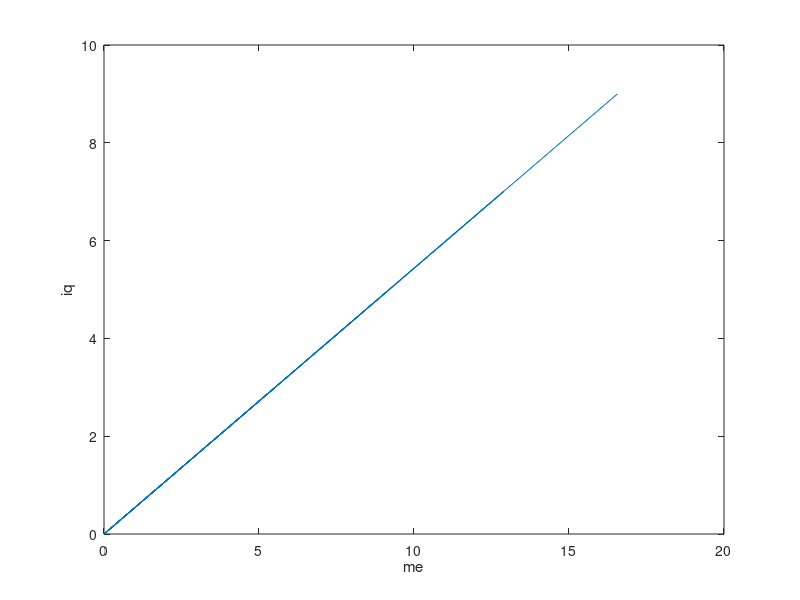

This chart was generated by the following MATLAB code:
% AMR 12-52 Calcul vectorial

i=6.5; %[A] - valoare de varf
r=6.6; %[ohm]
u=r*i; %[V] - valoare de varf
Ls=12; %[mH] - in Flux 2D am obtinut 13 [mH]

ke=2; %[Vs/rad] - constanta tensiunii electromotoare induse in infasurarea statorului 
kt=2; %[Vs/rad] - constanta de cuplu

p=14; %[perechi de poli]
% Tr_max = 12; [Nm]

%%%%%%%%%%%%%%%%%%%%%%%%%%%%%%%%%%%%%%%%%%%%%%%%%%%%%%%%%%%%%%%%%%%%%%%%%%%%%%%%%%%%%%%%%%%%%%%%%%
%  FROM ELMO   ---   SERVO MOTOR EFFICIENCY

% EX. ::  Motor ::  ke = 42.5 [V/KRPM];
%                   Tr = 40 [Nm];
%                   n = 1000 [rpm];
%         Drive ::  VDC = 73 [V];
%                   Imotor = 80[A];
%         Drives electrocal output power:   =  [sqrt(3)/2] * Imotor * VDC = 5022 [W];
%         Motor output mechanical power:    =   Tr * OMEGA = 4188 [W];
%
%       OBS|| The heat dissipation efficiency of the motor is  4188/5022 = 83[%]
%
%       The G-TWI80/80 delivers to the motor 5022 electrical watts, while
%       the motor produces only 4188 watts of mechanical power
%
%%%%%%%%%%%%%%%%%%%%%%%%%%%%%%%%%%%%%%%%%%%%%%%%%%%%%%%%%%%%%%%%%%%%%%%%%%%%%%%%%%%%%%%%%%%%%%%%%%%%%

Z=30; %CRESTATURI
L_axial=45; %[mm] Lungimea axiala a pachetului de tole stator
delta=1; %[mm] Inaltimea intrefierului 
DSext=110; %[mm] Diametrul exterior al statorului
DRext=87; %[mm] Diametrul exterior al rotorului 
DSint=DRext+2*delta; %[mm] Diametrul interior al statorului 
DRint=74; %[mm] Diametrul interior al rotorului 

    % Dimensiuni Magnet Permanent
    
    L_axial = 45; %[mm] *** Lungimea axiala a magnetului 
    l_mp = 8; %[mm] *** latimea magnetului 
    h_mp = 4; %[mm] *** Inaltimea magnetului

D_delta_med=(DSint+DRext)/2; %[mm] Diametrul mediu la nivelul intrefierului

    % Aleg:
    kfe=0.95; % coeficient de immpachetare tole stator
    Bjs=1.55; % Inductia magnetica in jugul statorului 
    Bdinte=1.7; % Inductia magnetica in dintele statorului 
    Bdelta_med=0.65; % Inductia magnetica in intrefierul masinii
    
    % Fluxul magnetic fundamental pe pol
    % Suprafata polului 
Lfe = L_axial; 
Suprafata_pol=(pi*DSint*10^-3*Lfe*10^-3)/(2*p); 
tau_p=(pi*DSint*10^-3)/(2*p); % Pasul polar
l_radial_mp = l_mp*10^-3;       %[mm] latimea magnetului
alfa_pol = l_radial_mp/tau_p; % factor de acoperire polara

Flux_pol=alfa_pol*Suprafata_pol*Bdelta_med ; %[Wb] Fluxul magnetic pe pol

    % Inaltime jug stator
    
hjs = Flux_pol/(2*kfe*Lfe*10^-3*Bjs); %[m] Inaltimea jugului stator
hjs_mm=hjs*10^3; % [mm] Inaltiema jugului stator exprimata in mm

%   Dimensionare Crestatura

    % Latimea dintelui 
    
t = (pi*DSint*10^-3)/Z; % Pas dentar
bd = (t*Bdelta_med)/(kfe*Bdinte); % [m] Latime dinte
bd_mm = bd*10^3; % [mm] Latime dinte exprimata in mm

    % Dimensionare crestatura
    
so=1.5; %[mm]
h_istm=1; %[mm]
h_con=0.7; %[mm]

D3=DSext-2*hjs_mm; %[mm] Diametrul la baza jugului stator

hd=(D3-DSint)/2; %[mm] Inaltimea dintelui 

lcr_1=round((pi/Z)*(DSint+2*h_istm+2*h_con)-bd*10^3);
lcr_2=round((pi/Z)*(DSint+2*hd)-bd*10^3);

hcr_util = hd-h_con-h_istm;

Acr=((lcr_1+lcr_2)/2)*sqrt(hcr_util^2-((lcr_2-lcr_1)/4)^2); %[mm^2] aria crestaturii

Acr_m=Acr*10^-6;


fu=0.49;

Acr_util=fu*Acr;

    % Dimensiunile conductorului de cupru 
    
dc_iz = 0.7; %[mm] Diametrul condcutorului izolat
dc = 0.65; % [mm] Diametrul conductorului 
sc = (pi*dc^2)/4; % sectiunea conductorului 
fu_calc=sc/Acr_util;

    % Numarul de conductoare intr-o crestatura
    
n_cond = round(Acr_util/(dc_iz)^2); % Numar de condcutoare intr-o crestatura



%%%%%%%%%%%%%%%%%%%%%%%%%%%%%%%%%%%%%%%%%%%%%%%%%%%%%%%%%%%%%%%%%%%%%%%%%%%%%%%%%%%%%%%%%%%%%%%%%%%%%

                   %%%%%%%%%%%%%%%%%%%%%%%%%%%%%%  Calcul  Vectorial  %%%%%%%%%%%%%%%%%%%%%%%
    

%%%%%%%%%%%%%%%%%%%%%%%%%%%%%%%%%%%%%%%%%%%%%%%%%%%%%%%%%%%%%%%%%%%%%%%%%%%%%%%%%%%%%%%%%%%%%%%%%%%%%


eo=0.95*u; %[V]

OMEGA=eo/ke; % [rad/s] - viteza unghiulara a rotorului necesara pentru a induce Bemf = eo

% Turatia exprimata in [rpm]
n_rpm=(60*OMEGA)/(2*pi); %[rpm]

% Turati exprimata in [rps]
n_rps = n_rpm/60; %[rps]

omega=2*pi*n_rps*p; %[rad/s] pulsatia campului magnetic rotoric

%Tensiunea electromotoare de faza este egala cu: eo_faza = eo/sqrt(3);
%Cu ajutorul Flux 2D am determinat tensiunea electromotoare de faza indusa
%ce este egala cu:
eo_faza=25; %[V]
Flux_MP=eo_faza/omega; %[Wb] - Fluxul magnetilor permanenti 


% Deoarece cunosc tensiunea si curentul, pot calcula cuplul electromagnetic
% mai departe:

% Cuplul electromagentic
id=0; %[A] - valoarea curentului pe axa "d" este nula {pentru motoare cu MP plasati la suprafata}
iq=i; %[A - valoarea curentului pe axa"q"  este egala cu valoarea curentului de alimentare
me=3/2*p*Flux_MP*iq; %[Nm] - Cuplul electromagnetic dezvoltat de motor la valoarea maxima a curentului de alimentare

% Calculul Fluxului statoric pe componente:

Flux_qs=Ls*10^-3*iq;  %[Wb]
Flux_ds=Flux_MP+Ls*10^-3*id;  %[Wb] 

% Determinarea turatiei de baza
%Din ecuatia de tensiuni  u = R*i+j*omega*Flux_s [V]
% Scrisa pe componente => usd = R*isd - omega*Flux_qs =       - omega*Flux_qs | ()^2
%                         usq = R*isq + omega*Flux_ds = R*isq + omega*Flux_ds | ()^2
%                                                     =        -  omega*0.078 | ()^2
%                                                     =6.6*6.5 + omega*0.0876 | ()^2

%   => usd^2 + usq^2 = Flux_qs^2 * (-omega)^2 + (Rs*isq)^2 + Flux_ds^2 *
%   omega^2 + (2 * Rs * is * Flux_MP * omega)
%   => usd^2 + usq^2 = 0.006084*omega^2 + 1840 + 0.007634*omega^2 + 7.5*omega
%   => usn^2 = 0.013718*omega^2 + 7.5*omega + 1840
%   => 1849 = 0.013718*omega^2 + 7.5*omega + 1840
%   => 0.013718*omega^2 + 7.5*omega + (1849 - 1840)
%   => 0.013718*omega^2 + 7.5*omega - 9  =  0 

omega_calcul=[0.013718 7.5 -9];
omega_12=roots(omega_calcul);

omega_baza=1.1974; %[rad/s] - valoare culeasa dupa ce am rulat calculele
n_baza=(60*omega_baza)/(2*pi); %[rpm]

usd = (-omega_baza)*Flux_qs; %[V]
usq = r*iq+omega_baza*Flux_ds; %[V]

us=sqrt(usd^2+usq^2); %[V]


%Calculul Puterilor

% P=3/2*Re{us*(is^*)}=3/2*Re{(usd+jusq)(isd-jisq)}=3/2*(usd*isd+usq*isq)
% Q=3/2*Im{us*(is^*)}=3/2*(usq*isd-usd*isq)
P=3/2*(usd*id+usq*iq); %[W]
Q=3/2*(usq*id-usd*iq); %[VAr]
S=sqrt(P^2+Q^2); %[vA]
cos_fi=P/S;

Ief=i/sqrt(2); %[A]
Pjs=3*(r/2)*Ief^2; %[W] Pierderi joule statorice

Pmec=P-Pjs; 

M_baza=Pmec/omega_baza; %[Nm]

randament=Pmec/P; 

%%%%%%%%%%%%%%%%%%%%%%%%%%%%%%%%%%%%%%%%%%%%%%%%%%%%%%%%%%%%%%%

%Calculul cuplului penru dublarea turatiei

omega_baza_2=2*omega_baza;

usq_calculat=((2.4*0.0874)^2+43^2-(6.6*6.5)^2-(2.4*12*10^-3*6.5)^2)/(2*2.4*0.0874);
usd_calculat=sqrt(u^2-usq_calculat^2);

isd_calculat=(usq_calculat+((r*usd_calculat)/(omega_baza_2*Ls*10^-3))-omega_baza_2*Flux_MP)/(r^2/(omega_baza_2*Ls*10^-3)+omega_baza_2*Ls*10^-3);

isq_calculat=sqrt(i^2-(-isd_calculat^2));

%Calcul puteri 

P_calculat=3/2*(usd_calculat*(-isd_calculat)+usq_calculat*isq_calculat);
Q_calculat=3/2*(usq_calculat*(-isd_calculat)-usd_calculat*isq_calculat);
S_calculat=sqrt(P^2+Q^2);

cos_fi_calculat=P/S;

for n=1:2:10
    
    iq(n)=n;
    omega_baza(n)=n;
    
    me(n)=3/2*p*Flux_MP*iq(n);   %[Nm] - Cuplul electromagnetic dezvoltat de motor la valoarea maxima a curentului de alimentare
    Pmec(n)=me(n)*omega_baza(n);
    
end

    plot(me, iq)
    ylabel('iq')
    xlabel('me')
    
    %figure,plot(me, Pmec)
    %ylabel('Pmec')
    %xlabel('me')
    
    
    
    
%  Calcul Cogging Torque %

% Consider o turatie constanta egala cu : n = 1/6 [rpm]  -> ceea ce corespunde unei rotatii cu un grad mecanic pe secunda.

% Slot pitch = 360/Z = 360/30 = 12 

% Step = 12/{nr de pct peste slot pitch} = 12/300 = 0.04

% In clc., este definit intervalul 0:12:0.04


